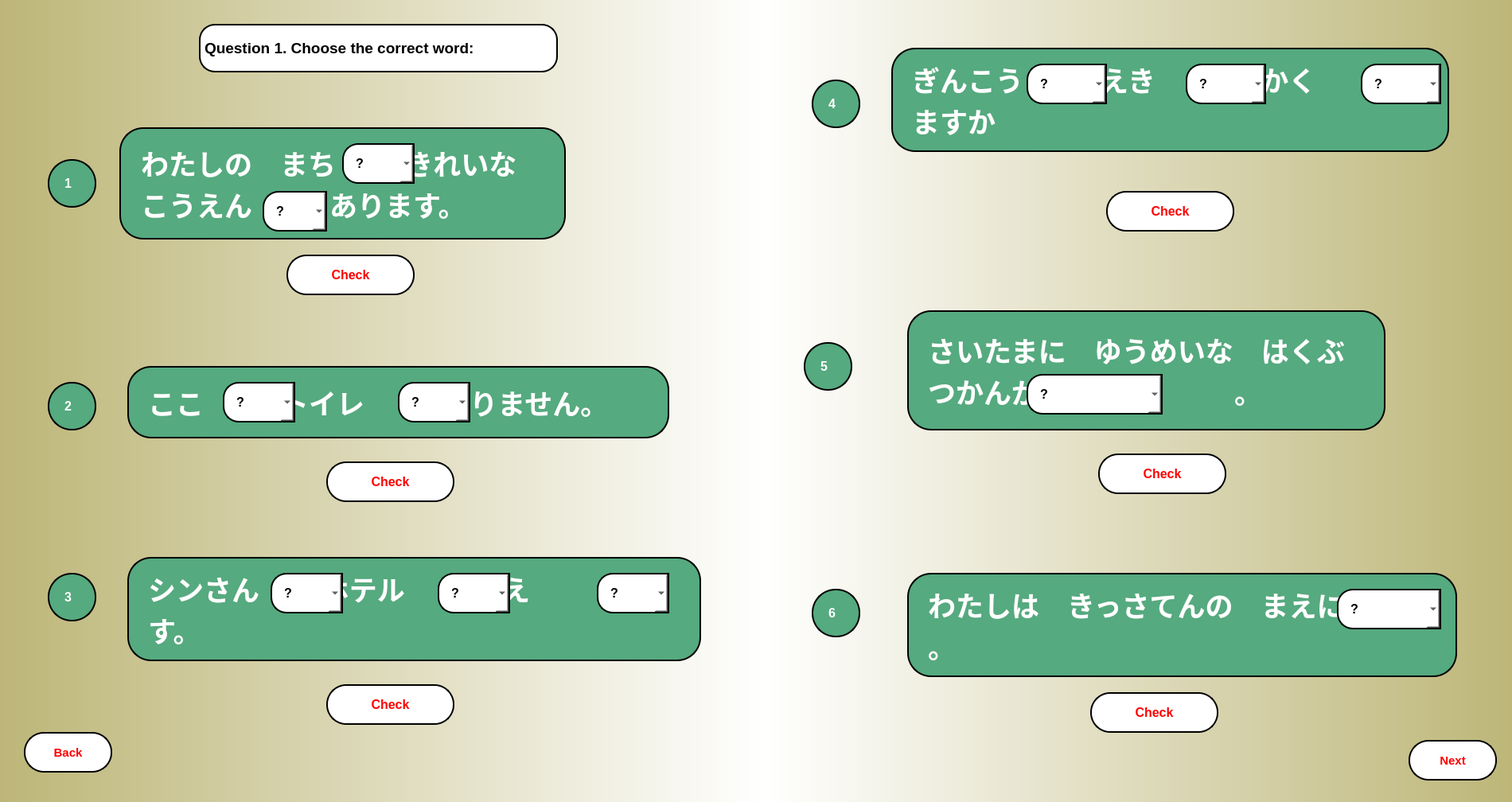
<?xml version="1.0" encoding="UTF-8"?>
<ui version="4.0">
 <class>MainWindow</class>
 <widget class="QMainWindow" name="MainWindow">
  <property name="geometry">
   <rect>
    <x>0</x>
    <y>0</y>
    <width>1900</width>
    <height>1008</height>
   </rect>
  </property>
  <property name="windowTitle">
   <string>MainWindow</string>
  </property>
  <widget class="QWidget" name="centralwidget">
   <widget class="QWidget" name="widget" native="true">
    <property name="geometry">
     <rect>
      <x>0</x>
      <y>0</y>
      <width>1911</width>
      <height>1011</height>
     </rect>
    </property>
    <widget class="QWidget" name="widget_2" native="true">
     <property name="geometry">
      <rect>
       <x>0</x>
       <y>0</y>
       <width>961</width>
       <height>1011</height>
      </rect>
     </property>
     <property name="styleSheet">
      <string notr="true">background-color: qlineargradient(spread:repeat, x1:0, y1:0, x2:1, y2:0, stop:0 rgba(189, 182, 120, 255), stop:1 rgba(255, 255, 255, 255));</string>
     </property>
     <widget class="QLabel" name="label_3">
      <property name="geometry">
       <rect>
        <x>60</x>
        <y>200</y>
        <width>61</width>
        <height>61</height>
       </rect>
      </property>
      <property name="font">
       <font>
        <pointsize>12</pointsize>
        <weight>75</weight>
        <bold>true</bold>
       </font>
      </property>
      <property name="styleSheet">
       <string notr="true">border-radius: 30px;
border: 2px solid black;
padding: 15px;
background-color: rgb(85, 170, 127);
color: rgb(255, 255, 255);</string>
      </property>
      <property name="text">
       <string>1</string>
      </property>
     </widget>
     <widget class="QLabel" name="label_4">
      <property name="geometry">
       <rect>
        <x>60</x>
        <y>480</y>
        <width>61</width>
        <height>61</height>
       </rect>
      </property>
      <property name="font">
       <font>
        <pointsize>12</pointsize>
        <weight>75</weight>
        <bold>true</bold>
       </font>
      </property>
      <property name="styleSheet">
       <string notr="true">border-radius: 30px;
border: 2px solid black;
padding: 15px;
background-color: rgb(85, 170, 127);
color: rgb(255, 255, 255);</string>
      </property>
      <property name="text">
       <string>2</string>
      </property>
     </widget>
     <widget class="QLabel" name="q2">
      <property name="geometry">
       <rect>
        <x>160</x>
        <y>460</y>
        <width>681</width>
        <height>91</height>
       </rect>
      </property>
      <property name="font">
       <font>
        <pointsize>26</pointsize>
        <weight>75</weight>
        <bold>true</bold>
        <strikeout>false</strikeout>
       </font>
      </property>
      <property name="mouseTracking">
       <bool>false</bool>
      </property>
      <property name="tabletTracking">
       <bool>false</bool>
      </property>
      <property name="acceptDrops">
       <bool>false</bool>
      </property>
      <property name="autoFillBackground">
       <bool>false</bool>
      </property>
      <property name="styleSheet">
       <string notr="true">border-radius: 30px;
border: 2px solid black;
padding: 15px;
background-color: rgb(85, 170, 127);
color: rgb(255, 255, 255);</string>
      </property>
      <property name="text">
       <string>ここ          トイレ          ありません。</string>
      </property>
      <property name="scaledContents">
       <bool>false</bool>
      </property>
      <property name="wordWrap">
       <bool>true</bool>
      </property>
     </widget>
     <widget class="QComboBox" name="ans14_2_1">
      <property name="geometry">
       <rect>
        <x>280</x>
        <y>480</y>
        <width>91</width>
        <height>51</height>
       </rect>
      </property>
      <property name="font">
       <font>
        <pointsize>12</pointsize>
        <weight>75</weight>
        <bold>true</bold>
       </font>
      </property>
      <property name="styleSheet">
       <string notr="true">border-top-left-radius: 20px;
border-bottom-left-radius:20px;
border: 2px solid black;
padding: 15px;
background-color: rgb(255, 255, 255);</string>
      </property>
      <item>
       <property name="text">
        <string>?</string>
       </property>
      </item>
      <item>
       <property name="text">
        <string>に</string>
       </property>
      </item>
      <item>
       <property name="text">
        <string>が</string>
       </property>
      </item>
     </widget>
     <widget class="QLabel" name="label_5">
      <property name="geometry">
       <rect>
        <x>60</x>
        <y>720</y>
        <width>61</width>
        <height>61</height>
       </rect>
      </property>
      <property name="font">
       <font>
        <pointsize>12</pointsize>
        <weight>75</weight>
        <bold>true</bold>
       </font>
      </property>
      <property name="styleSheet">
       <string notr="true">border-radius: 30px;
border: 2px solid black;
padding: 15px;
background-color: rgb(85, 170, 127);
color: rgb(255, 255, 255);</string>
      </property>
      <property name="text">
       <string>3</string>
      </property>
     </widget>
     <widget class="QPushButton" name="check14_1">
      <property name="geometry">
       <rect>
        <x>360</x>
        <y>320</y>
        <width>161</width>
        <height>51</height>
       </rect>
      </property>
      <property name="font">
       <font>
        <pointsize>12</pointsize>
        <weight>75</weight>
        <bold>true</bold>
       </font>
      </property>
      <property name="styleSheet">
       <string notr="true">QPushButton {
border-radius: 25px;
border: 2px solid black;
padding: 15px;
background-color:rgb(255, 255, 255);
color: rgb(255, 0, 0);
}

QPushButton:pressed {
    background-color:rgb(170, 255, 255);
}</string>
      </property>
      <property name="text">
       <string>Check</string>
      </property>
     </widget>
     <widget class="QPushButton" name="check14_2">
      <property name="geometry">
       <rect>
        <x>410</x>
        <y>580</y>
        <width>161</width>
        <height>51</height>
       </rect>
      </property>
      <property name="font">
       <font>
        <pointsize>12</pointsize>
        <weight>75</weight>
        <bold>true</bold>
       </font>
      </property>
      <property name="styleSheet">
       <string notr="true">QPushButton {
border-radius: 25px;
border: 2px solid black;
padding: 15px;
background-color:rgb(255, 255, 255);
color: rgb(255, 0, 0);
}

QPushButton:pressed {
    background-color:rgb(170, 255, 255);
}</string>
      </property>
      <property name="text">
       <string>Check</string>
      </property>
     </widget>
     <widget class="QLabel" name="q2_2">
      <property name="geometry">
       <rect>
        <x>160</x>
        <y>700</y>
        <width>721</width>
        <height>131</height>
       </rect>
      </property>
      <property name="font">
       <font>
        <pointsize>26</pointsize>
        <weight>75</weight>
        <bold>true</bold>
        <strikeout>false</strikeout>
       </font>
      </property>
      <property name="mouseTracking">
       <bool>false</bool>
      </property>
      <property name="tabletTracking">
       <bool>false</bool>
      </property>
      <property name="acceptDrops">
       <bool>false</bool>
      </property>
      <property name="autoFillBackground">
       <bool>false</bool>
      </property>
      <property name="styleSheet">
       <string notr="true">border-radius: 30px;
border: 2px solid black;
padding: 15px;
background-color: rgb(85, 170, 127);
color: rgb(255, 255, 255);</string>
      </property>
      <property name="text">
       <string>シンさん        ホテル         まえ         います。</string>
      </property>
      <property name="scaledContents">
       <bool>false</bool>
      </property>
      <property name="wordWrap">
       <bool>true</bool>
      </property>
     </widget>
     <widget class="QPushButton" name="check14_3">
      <property name="geometry">
       <rect>
        <x>410</x>
        <y>860</y>
        <width>161</width>
        <height>51</height>
       </rect>
      </property>
      <property name="font">
       <font>
        <pointsize>12</pointsize>
        <weight>75</weight>
        <bold>true</bold>
       </font>
      </property>
      <property name="styleSheet">
       <string notr="true">QPushButton {
border-radius: 25px;
border: 2px solid black;
padding: 15px;
background-color:rgb(255, 255, 255);
color: rgb(255, 0, 0);
}

QPushButton:pressed {
    background-color:rgb(170, 255, 255);
}</string>
      </property>
      <property name="text">
       <string>Check</string>
      </property>
     </widget>
     <widget class="QLabel" name="label">
      <property name="geometry">
       <rect>
        <x>250</x>
        <y>30</y>
        <width>451</width>
        <height>61</height>
       </rect>
      </property>
      <property name="font">
       <font>
        <pointsize>14</pointsize>
        <weight>75</weight>
        <bold>true</bold>
       </font>
      </property>
      <property name="styleSheet">
       <string notr="true">border-radius: 20px;
border: 2px solid black;
background-color: rgb(255, 255, 255);
</string>
      </property>
      <property name="text">
       <string>Question 1. Choose the correct word:</string>
      </property>
     </widget>
     <widget class="QPushButton" name="back_gr14">
      <property name="geometry">
       <rect>
        <x>30</x>
        <y>920</y>
        <width>111</width>
        <height>51</height>
       </rect>
      </property>
      <property name="font">
       <font>
        <pointsize>11</pointsize>
        <weight>75</weight>
        <bold>true</bold>
       </font>
      </property>
      <property name="styleSheet">
       <string notr="true">QPushButton {
border-radius: 25px;
border: 2px solid black;
padding: 15px;
background-color:rgb(255, 255, 255);
color: rgb(255, 0, 0);
}

QPushButton:pressed {
    background-color:rgb(170, 255, 255);
}</string>
      </property>
      <property name="text">
       <string>Back</string>
      </property>
     </widget>
     <widget class="QLabel" name="q1_3">
      <property name="geometry">
       <rect>
        <x>150</x>
        <y>160</y>
        <width>561</width>
        <height>141</height>
       </rect>
      </property>
      <property name="font">
       <font>
        <pointsize>26</pointsize>
        <weight>75</weight>
        <bold>true</bold>
        <strikeout>false</strikeout>
        <stylestrategy>PreferDefault</stylestrategy>
       </font>
      </property>
      <property name="cursor">
       <cursorShape>ArrowCursor</cursorShape>
      </property>
      <property name="mouseTracking">
       <bool>true</bool>
      </property>
      <property name="tabletTracking">
       <bool>false</bool>
      </property>
      <property name="acceptDrops">
       <bool>false</bool>
      </property>
      <property name="toolTip">
       <string>&lt;html&gt;&lt;head/&gt;&lt;body&gt;&lt;p&gt;&lt;br/&gt;&lt;/p&gt;&lt;/body&gt;&lt;/html&gt;</string>
      </property>
      <property name="autoFillBackground">
       <bool>false</bool>
      </property>
      <property name="styleSheet">
       <string notr="true">border-radius: 30px;
border: 2px solid black;
padding: 15px;
background-color: rgb(85, 170, 127);
color: rgb(255, 255, 255);</string>
      </property>
      <property name="frameShape">
       <enum>QFrame::NoFrame</enum>
      </property>
      <property name="text">
       <string>わたしの　まち         きれいな　こうえん          あります。</string>
      </property>
      <property name="scaledContents">
       <bool>false</bool>
      </property>
      <property name="wordWrap">
       <bool>true</bool>
      </property>
      <property name="margin">
       <number>5</number>
      </property>
      <property name="indent">
       <number>10</number>
      </property>
      <property name="openExternalLinks">
       <bool>false</bool>
      </property>
     </widget>
     <widget class="QComboBox" name="ans14_2_2">
      <property name="geometry">
       <rect>
        <x>500</x>
        <y>480</y>
        <width>91</width>
        <height>51</height>
       </rect>
      </property>
      <property name="font">
       <font>
        <pointsize>12</pointsize>
        <weight>75</weight>
        <bold>true</bold>
       </font>
      </property>
      <property name="styleSheet">
       <string notr="true">border-top-left-radius: 20px;
border-bottom-left-radius:20px;
border: 2px solid black;
padding: 15px;
background-color: rgb(255, 255, 255);</string>
      </property>
      <item>
       <property name="text">
        <string>?</string>
       </property>
      </item>
      <item>
       <property name="text">
        <string>に</string>
       </property>
      </item>
      <item>
       <property name="text">
        <string>は</string>
       </property>
      </item>
     </widget>
     <widget class="QComboBox" name="ans14_2_3">
      <property name="geometry">
       <rect>
        <x>750</x>
        <y>720</y>
        <width>91</width>
        <height>51</height>
       </rect>
      </property>
      <property name="font">
       <font>
        <pointsize>12</pointsize>
        <weight>75</weight>
        <bold>true</bold>
       </font>
      </property>
      <property name="styleSheet">
       <string notr="true">border-top-left-radius: 20px;
border-bottom-left-radius:20px;
border: 2px solid black;
padding: 15px;
background-color: rgb(255, 255, 255);</string>
      </property>
      <item>
       <property name="text">
        <string>?</string>
       </property>
      </item>
      <item>
       <property name="text">
        <string>に</string>
       </property>
      </item>
      <item>
       <property name="text">
        <string>の</string>
       </property>
      </item>
     </widget>
     <widget class="QComboBox" name="ans14_3_1">
      <property name="geometry">
       <rect>
        <x>340</x>
        <y>720</y>
        <width>91</width>
        <height>51</height>
       </rect>
      </property>
      <property name="font">
       <font>
        <pointsize>12</pointsize>
        <weight>75</weight>
        <bold>true</bold>
       </font>
      </property>
      <property name="styleSheet">
       <string notr="true">border-top-left-radius: 20px;
border-bottom-left-radius:20px;
border: 2px solid black;
padding: 15px;
background-color: rgb(255, 255, 255);</string>
      </property>
      <item>
       <property name="text">
        <string>?</string>
       </property>
      </item>
      <item>
       <property name="text">
        <string>に</string>
       </property>
      </item>
      <item>
       <property name="text">
        <string>は</string>
       </property>
      </item>
     </widget>
     <widget class="QComboBox" name="ans14_3_2">
      <property name="geometry">
       <rect>
        <x>550</x>
        <y>720</y>
        <width>91</width>
        <height>51</height>
       </rect>
      </property>
      <property name="font">
       <font>
        <pointsize>12</pointsize>
        <weight>75</weight>
        <bold>true</bold>
       </font>
      </property>
      <property name="styleSheet">
       <string notr="true">border-top-left-radius: 20px;
border-bottom-left-radius:20px;
border: 2px solid black;
padding: 15px;
background-color: rgb(255, 255, 255);</string>
      </property>
      <item>
       <property name="text">
        <string>?</string>
       </property>
      </item>
      <item>
       <property name="text">
        <string>に</string>
       </property>
      </item>
      <item>
       <property name="text">
        <string>の</string>
       </property>
      </item>
     </widget>
     <widget class="QComboBox" name="ans14_1_1">
      <property name="geometry">
       <rect>
        <x>430</x>
        <y>180</y>
        <width>91</width>
        <height>51</height>
       </rect>
      </property>
      <property name="font">
       <font>
        <pointsize>12</pointsize>
        <weight>75</weight>
        <bold>true</bold>
       </font>
      </property>
      <property name="styleSheet">
       <string notr="true">border-top-left-radius: 20px;
border-bottom-left-radius:20px;
border: 2px solid black;
padding: 15px;
background-color: rgb(255, 255, 255);</string>
      </property>
      <item>
       <property name="text">
        <string>?</string>
       </property>
      </item>
      <item>
       <property name="text">
        <string>に</string>
       </property>
      </item>
      <item>
       <property name="text">
        <string>が</string>
       </property>
      </item>
     </widget>
     <widget class="QComboBox" name="ans14_1_2">
      <property name="geometry">
       <rect>
        <x>330</x>
        <y>240</y>
        <width>81</width>
        <height>51</height>
       </rect>
      </property>
      <property name="font">
       <font>
        <pointsize>12</pointsize>
        <weight>75</weight>
        <bold>true</bold>
       </font>
      </property>
      <property name="styleSheet">
       <string notr="true">border-top-left-radius: 20px;
border-bottom-left-radius:20px;
border: 2px solid black;
padding: 15px;
background-color: rgb(255, 255, 255);</string>
      </property>
      <item>
       <property name="text">
        <string>?</string>
       </property>
      </item>
      <item>
       <property name="text">
        <string>が</string>
       </property>
      </item>
      <item>
       <property name="text">
        <string>は</string>
       </property>
      </item>
     </widget>
    </widget>
    <widget class="QWidget" name="widget_3" native="true">
     <property name="geometry">
      <rect>
       <x>960</x>
       <y>0</y>
       <width>941</width>
       <height>1011</height>
      </rect>
     </property>
     <property name="styleSheet">
      <string notr="true">background-color: qlineargradient(spread:repeat, x1:0, y1:0, x2:1, y2:0, stop:0 rgba(189, 182, 120, 255), stop:1 rgba(255, 255, 255, 255));
background-color: qlineargradient(spread:repeat, x1:1, y1:1, x2:0, y2:1, stop:0 rgba(189, 182, 120, 255), stop:1 rgba(255, 255, 255, 255));</string>
     </property>
     <widget class="QLabel" name="label_6">
      <property name="geometry">
       <rect>
        <x>60</x>
        <y>100</y>
        <width>61</width>
        <height>61</height>
       </rect>
      </property>
      <property name="font">
       <font>
        <pointsize>12</pointsize>
        <weight>75</weight>
        <bold>true</bold>
       </font>
      </property>
      <property name="styleSheet">
       <string notr="true">border-radius: 30px;
border: 2px solid black;
padding: 15px;
background-color: rgb(85, 170, 127);
color: rgb(255, 255, 255);</string>
      </property>
      <property name="text">
       <string>4</string>
      </property>
     </widget>
     <widget class="QLabel" name="q1_2">
      <property name="geometry">
       <rect>
        <x>160</x>
        <y>60</y>
        <width>701</width>
        <height>131</height>
       </rect>
      </property>
      <property name="font">
       <font>
        <pointsize>26</pointsize>
        <weight>75</weight>
        <bold>true</bold>
        <strikeout>false</strikeout>
        <stylestrategy>PreferDefault</stylestrategy>
       </font>
      </property>
      <property name="cursor">
       <cursorShape>ArrowCursor</cursorShape>
      </property>
      <property name="mouseTracking">
       <bool>true</bool>
      </property>
      <property name="tabletTracking">
       <bool>false</bool>
      </property>
      <property name="acceptDrops">
       <bool>false</bool>
      </property>
      <property name="toolTip">
       <string>&lt;html&gt;&lt;head/&gt;&lt;body&gt;&lt;p&gt;&lt;span style=&quot; font-family:'Noto Sans JP','ヒラギノ角ゴ Pro W3','Hiragino Kaku Gothic Pro','メイリオ','Meiryo','ＭＳ Ｐゴシック','sans-serif'; font-size:20px; color:#717171; background-color:#fffdf7;&quot;&gt;テーブルの うえ           バナナ&lt;/span&gt;&lt;span style=&quot; font-family:'Noto Sans JP','ヒラギノ角ゴ Pro W3','Hiragino Kaku Gothic Pro','メイリオ','Meiryo','ＭＳ Ｐゴシック','sans-serif'; font-size:20px; font-weight:400; color:#717171; background-color:#fffdf7;&quot;/&gt;&lt;span style=&quot; font-family:'Noto Sans JP','ヒラギノ角ゴ Pro W3','Hiragino Kaku Gothic Pro','メイリオ','Meiryo','ＭＳ Ｐゴシック','sans-serif'; font-size:20px; color:#717171; background-color:#fffdf7;&quot;&gt;あります。&lt;/span&gt;&lt;/p&gt;&lt;p&gt;&lt;br/&gt;&lt;span style=&quot; font-family:'Noto Sans JP'; font-size:18px; color:#717171;&quot;/&gt;&lt;span style=&quot; font-family:'Noto Sans JP'; font-size:18px; font-weight:400; color:#717171;&quot;/&gt;&lt;a name=&quot;ui-id-4-button&quot;/&gt;&lt;a href=&quot;https://a1.marugotoweb.jp/en/grammar_topic6_11.php#nogo&quot;&gt;&lt;span style=&quot; font-family:'Verdana','Arial','sans-serif'; font-size:20px; font-weight:400; color:#666666; background-color:#fffdf7; vertical-align:middle;&quot;&gt;&lt;br/&gt;&lt;/span&gt;&lt;/a&gt;&lt;span style=&quot; font-family:'Noto Sans JP'; font-size:18px; font-weight:400; color:#717171;&quot;/&gt;&lt;a name=&quot;ui-id-4-button&quot;/&gt;&lt;a href=&quot;https://a1.marugotoweb.jp/en/grammar_topic6_11.php#nogo&quot;&gt;&lt;span style=&quot; font-family:'Verdana','Arial','sans-serif'; font-size:20px; font-weight:400; color:#666666; background-color:#fffdf7; vertical-align:middle;&quot;&gt;&lt;br/&gt;&lt;/span&gt;&lt;/a&gt;&lt;/p&gt;&lt;/body&gt;&lt;/html&gt;</string>
      </property>
      <property name="autoFillBackground">
       <bool>false</bool>
      </property>
      <property name="styleSheet">
       <string notr="true">border-radius: 30px;
border: 2px solid black;
padding: 15px;
background-color: rgb(85, 170, 127);
color: rgb(255, 255, 255);</string>
      </property>
      <property name="frameShape">
       <enum>QFrame::NoFrame</enum>
      </property>
      <property name="text">
       <string>ぎんこう          えき          ちかく        ありますか</string>
      </property>
      <property name="scaledContents">
       <bool>false</bool>
      </property>
      <property name="wordWrap">
       <bool>true</bool>
      </property>
     </widget>
     <widget class="QComboBox" name="ans14_4_2">
      <property name="geometry">
       <rect>
        <x>530</x>
        <y>80</y>
        <width>101</width>
        <height>51</height>
       </rect>
      </property>
      <property name="font">
       <font>
        <pointsize>12</pointsize>
        <weight>75</weight>
        <bold>true</bold>
       </font>
      </property>
      <property name="styleSheet">
       <string notr="true">border-top-left-radius: 20px;
border-bottom-left-radius:20px;
border: 2px solid black;
padding: 15px;
background-color: rgb(255, 255, 255);</string>
      </property>
      <item>
       <property name="text">
        <string>?</string>
       </property>
      </item>
      <item>
       <property name="text">
        <string>に</string>
       </property>
      </item>
      <item>
       <property name="text">
        <string>の</string>
       </property>
      </item>
     </widget>
     <widget class="QComboBox" name="ans14_4_1">
      <property name="geometry">
       <rect>
        <x>330</x>
        <y>80</y>
        <width>101</width>
        <height>51</height>
       </rect>
      </property>
      <property name="font">
       <font>
        <pointsize>12</pointsize>
        <weight>75</weight>
        <bold>true</bold>
       </font>
      </property>
      <property name="styleSheet">
       <string notr="true">border-top-left-radius: 20px;
border-bottom-left-radius:20px;
border: 2px solid black;
padding: 15px;
background-color: rgb(255, 255, 255);</string>
      </property>
      <item>
       <property name="text">
        <string>?</string>
       </property>
      </item>
      <item>
       <property name="text">
        <string>の</string>
       </property>
      </item>
      <item>
       <property name="text">
        <string>は</string>
       </property>
      </item>
     </widget>
     <widget class="QLabel" name="label_7">
      <property name="geometry">
       <rect>
        <x>50</x>
        <y>430</y>
        <width>61</width>
        <height>61</height>
       </rect>
      </property>
      <property name="font">
       <font>
        <pointsize>12</pointsize>
        <weight>75</weight>
        <bold>true</bold>
       </font>
      </property>
      <property name="styleSheet">
       <string notr="true">border-radius: 30px;
border: 2px solid black;
padding: 15px;
background-color: rgb(85, 170, 127);
color: rgb(255, 255, 255);</string>
      </property>
      <property name="text">
       <string>5</string>
      </property>
     </widget>
     <widget class="QPushButton" name="check14_4">
      <property name="geometry">
       <rect>
        <x>430</x>
        <y>240</y>
        <width>161</width>
        <height>51</height>
       </rect>
      </property>
      <property name="font">
       <font>
        <pointsize>12</pointsize>
        <weight>75</weight>
        <bold>true</bold>
       </font>
      </property>
      <property name="styleSheet">
       <string notr="true">QPushButton {
border-radius: 25px;
border: 2px solid black;
padding: 15px;
background-color:rgb(255, 255, 255);
color: rgb(255, 0, 0);
}

QPushButton:pressed {
    background-color:rgb(170, 255, 255);
}</string>
      </property>
      <property name="text">
       <string>Check</string>
      </property>
     </widget>
     <widget class="QPushButton" name="check14_5">
      <property name="geometry">
       <rect>
        <x>420</x>
        <y>570</y>
        <width>161</width>
        <height>51</height>
       </rect>
      </property>
      <property name="font">
       <font>
        <pointsize>12</pointsize>
        <weight>75</weight>
        <bold>true</bold>
       </font>
      </property>
      <property name="styleSheet">
       <string notr="true">QPushButton {
border-radius: 25px;
border: 2px solid black;
padding: 15px;
background-color:rgb(255, 255, 255);
color: rgb(255, 0, 0);
}

QPushButton:pressed {
    background-color:rgb(170, 255, 255);
}</string>
      </property>
      <property name="text">
       <string>Check</string>
      </property>
     </widget>
     <widget class="QLabel" name="label_8">
      <property name="geometry">
       <rect>
        <x>60</x>
        <y>740</y>
        <width>61</width>
        <height>61</height>
       </rect>
      </property>
      <property name="font">
       <font>
        <pointsize>12</pointsize>
        <weight>75</weight>
        <bold>true</bold>
       </font>
      </property>
      <property name="styleSheet">
       <string notr="true">border-radius: 30px;
border: 2px solid black;
padding: 15px;
background-color: rgb(85, 170, 127);
color: rgb(255, 255, 255);</string>
      </property>
      <property name="text">
       <string>6</string>
      </property>
     </widget>
     <widget class="QLabel" name="q2_3">
      <property name="geometry">
       <rect>
        <x>180</x>
        <y>720</y>
        <width>691</width>
        <height>131</height>
       </rect>
      </property>
      <property name="font">
       <font>
        <pointsize>26</pointsize>
        <weight>75</weight>
        <bold>true</bold>
        <strikeout>false</strikeout>
       </font>
      </property>
      <property name="mouseTracking">
       <bool>false</bool>
      </property>
      <property name="tabletTracking">
       <bool>false</bool>
      </property>
      <property name="acceptDrops">
       <bool>false</bool>
      </property>
      <property name="autoFillBackground">
       <bool>false</bool>
      </property>
      <property name="styleSheet">
       <string notr="true">border-radius: 30px;
border: 2px solid black;
padding: 15px;
background-color: rgb(85, 170, 127);
color: rgb(255, 255, 255);</string>
      </property>
      <property name="text">
       <string>わたしは　きっさてんの　まえに　　　　　。</string>
      </property>
      <property name="scaledContents">
       <bool>false</bool>
      </property>
      <property name="wordWrap">
       <bool>true</bool>
      </property>
     </widget>
     <widget class="QComboBox" name="ans14_6">
      <property name="geometry">
       <rect>
        <x>720</x>
        <y>740</y>
        <width>131</width>
        <height>51</height>
       </rect>
      </property>
      <property name="font">
       <font>
        <pointsize>12</pointsize>
        <weight>75</weight>
        <bold>true</bold>
       </font>
      </property>
      <property name="styleSheet">
       <string notr="true">border-top-left-radius: 20px;
border-bottom-left-radius:20px;
border: 2px solid black;
padding: 15px;
background-color: rgb(255, 255, 255);</string>
      </property>
      <item>
       <property name="text">
        <string>?</string>
       </property>
      </item>
      <item>
       <property name="text">
        <string>あります</string>
       </property>
      </item>
      <item>
       <property name="text">
        <string>います</string>
       </property>
      </item>
     </widget>
     <widget class="QPushButton" name="check14_6">
      <property name="geometry">
       <rect>
        <x>410</x>
        <y>870</y>
        <width>161</width>
        <height>51</height>
       </rect>
      </property>
      <property name="font">
       <font>
        <pointsize>12</pointsize>
        <weight>75</weight>
        <bold>true</bold>
       </font>
      </property>
      <property name="styleSheet">
       <string notr="true">QPushButton {
border-radius: 25px;
border: 2px solid black;
padding: 15px;
background-color:rgb(255, 255, 255);
color: rgb(255, 0, 0);
}

QPushButton:pressed {
    background-color:rgb(170, 255, 255);
}</string>
      </property>
      <property name="text">
       <string>Check</string>
      </property>
     </widget>
     <widget class="QLabel" name="q1">
      <property name="geometry">
       <rect>
        <x>180</x>
        <y>390</y>
        <width>601</width>
        <height>151</height>
       </rect>
      </property>
      <property name="font">
       <font>
        <pointsize>26</pointsize>
        <weight>75</weight>
        <bold>true</bold>
        <strikeout>false</strikeout>
       </font>
      </property>
      <property name="mouseTracking">
       <bool>false</bool>
      </property>
      <property name="tabletTracking">
       <bool>false</bool>
      </property>
      <property name="acceptDrops">
       <bool>false</bool>
      </property>
      <property name="autoFillBackground">
       <bool>false</bool>
      </property>
      <property name="styleSheet">
       <string notr="true">border-radius: 30px;
border: 2px solid black;
padding: 15px;
background-color: rgb(85, 170, 127);
color: rgb(255, 255, 255);</string>
      </property>
      <property name="text">
       <string>さいたまに　ゆうめいな　はくぶつかんが　　　　　　　。</string>
      </property>
      <property name="scaledContents">
       <bool>false</bool>
      </property>
      <property name="wordWrap">
       <bool>true</bool>
      </property>
     </widget>
     <widget class="QComboBox" name="ans14_5">
      <property name="geometry">
       <rect>
        <x>330</x>
        <y>470</y>
        <width>171</width>
        <height>51</height>
       </rect>
      </property>
      <property name="font">
       <font>
        <pointsize>12</pointsize>
        <weight>75</weight>
        <bold>true</bold>
       </font>
      </property>
      <property name="styleSheet">
       <string notr="true">border-top-left-radius: 20px;
border-bottom-left-radius:20px;
border: 2px solid black;
padding: 15px;
background-color: rgb(255, 255, 255);</string>
      </property>
      <item>
       <property name="text">
        <string>?</string>
       </property>
      </item>
      <item>
       <property name="text">
        <string>あります</string>
       </property>
      </item>
      <item>
       <property name="text">
        <string>います</string>
       </property>
      </item>
     </widget>
     <widget class="QComboBox" name="ans14_4_3">
      <property name="geometry">
       <rect>
        <x>750</x>
        <y>80</y>
        <width>101</width>
        <height>51</height>
       </rect>
      </property>
      <property name="font">
       <font>
        <pointsize>12</pointsize>
        <weight>75</weight>
        <bold>true</bold>
       </font>
      </property>
      <property name="styleSheet">
       <string notr="true">border-top-left-radius: 20px;
border-bottom-left-radius:20px;
border: 2px solid black;
padding: 15px;
background-color: rgb(255, 255, 255);</string>
      </property>
      <item>
       <property name="text">
        <string>?</string>
       </property>
      </item>
      <item>
       <property name="text">
        <string>に</string>
       </property>
      </item>
      <item>
       <property name="text">
        <string>の</string>
       </property>
      </item>
     </widget>
     <widget class="QPushButton" name="nextp2_14">
      <property name="geometry">
       <rect>
        <x>810</x>
        <y>930</y>
        <width>111</width>
        <height>51</height>
       </rect>
      </property>
      <property name="font">
       <font>
        <pointsize>11</pointsize>
        <weight>75</weight>
        <bold>true</bold>
       </font>
      </property>
      <property name="styleSheet">
       <string notr="true">QPushButton {
border-radius: 25px;
border: 2px solid black;
padding: 15px;
background-color:rgb(255, 255, 255);
color: rgb(255, 0, 0);
}

QPushButton:pressed {
    background-color:rgb(170, 255, 255);
}</string>
      </property>
      <property name="text">
       <string>Next</string>
      </property>
     </widget>
    </widget>
   </widget>
  </widget>
 </widget>
 <resources/>
 <connections/>
</ui>
